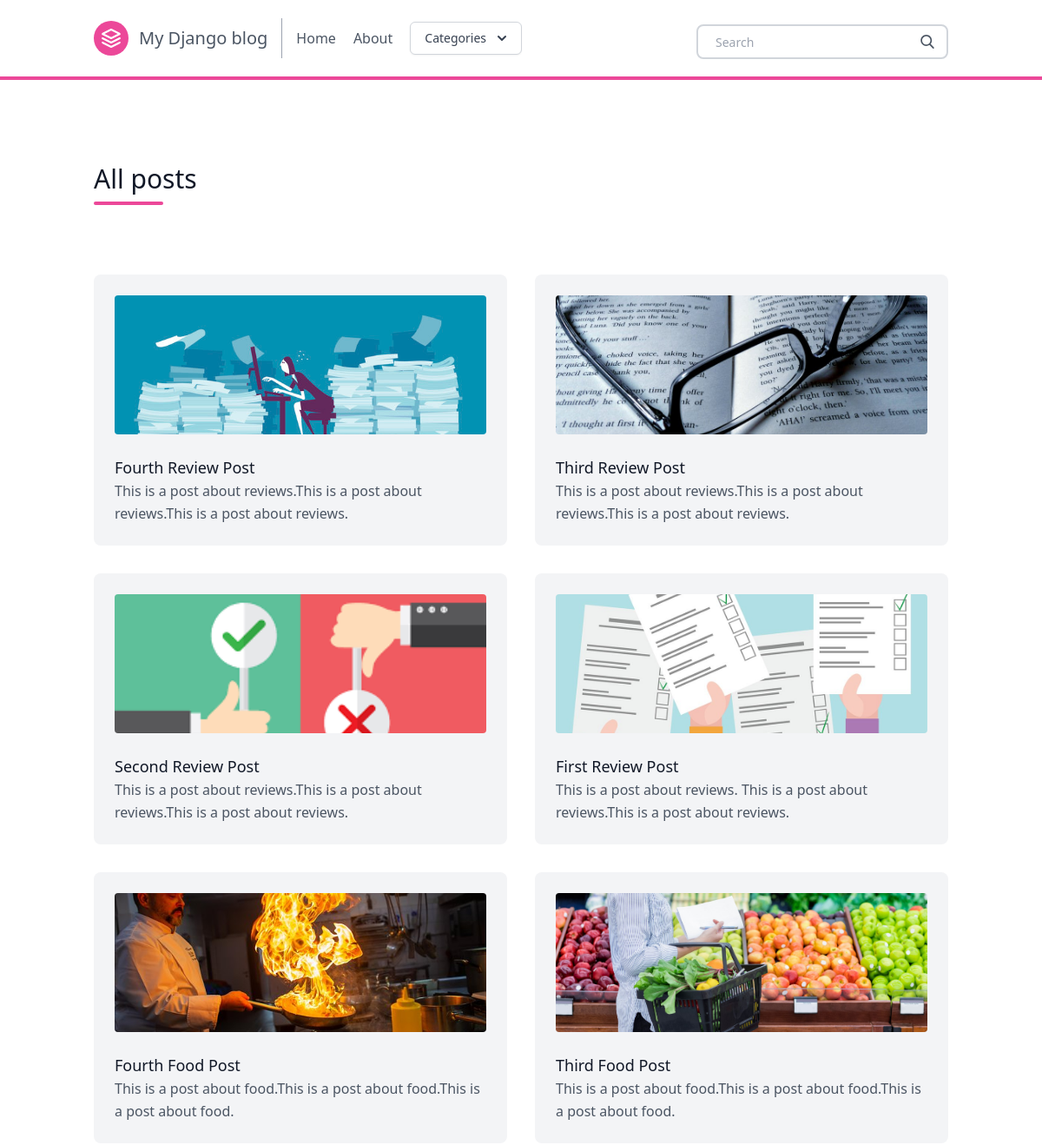
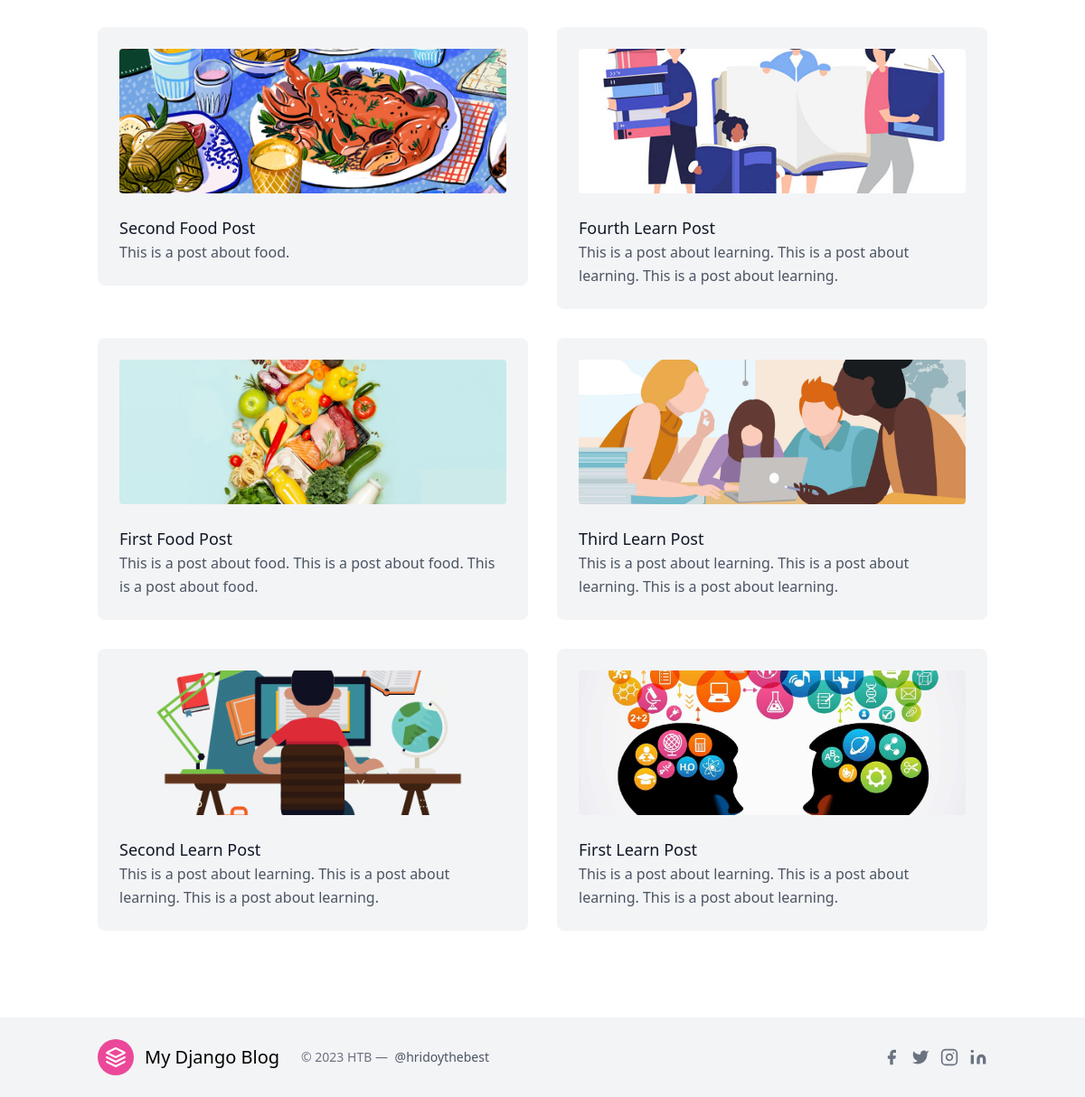
/posts/, run on the app's committed database (2 pictures, top to bottom).
### posts/models.py (models this page shows, shortened)
class Post(models.Model):
    title = models.CharField(max_length=100)
    slug = models.SlugField()
    overview = models.TextField()
    timestamp = models.DateTimeField(auto_now_add=True)
    content = models.TextField()
    author = models.ForeignKey(Author, on_delete=models.CASCADE)
    thumbnail = models.ImageField()
    categories = models.ManyToManyField(Category)
    featured = models.BooleanField()

### posts/views.py (the view)
# urls.py: path('posts/', allposts, name = 'allposts'),
def allposts(request):
    posts = Post.objects.order_by('-timestamp')
    context = {
        'posts': posts,
    }
    return render(request, 'all_posts.html', context)

### posts/templatetags/markdown_extras.py (called while the page is built)
@register.simple_tag
def get_categories():
    return Category.objects.all()[0:3]

### templates/all_posts.html (shortened to what this page needs)
{% extends 'base.html' %}
{% block content %}
<section class="text-gray-600 body-font">
    <div class="container px-5 py-24 mx-auto">
      <div class="flex flex-wrap w-full mb-20">
        <div class="lg:w-1/2 w-full mb-6 lg:mb-0">
          <h1 class="sm:text-3xl text-2xl font-medium title-font mb-2 text-gray-900">
            All posts </h1>
          <div class="h-1 w-20 bg-pink-500 rounded"></div>
        </div>
      </div>
      <div class="flex flex-wrap -m-4">
       {% for post in posts %}
        <div class="xl:w-1/4 md:w-1/2 p-4">
          <div class="bg-gray-100 p-6 rounded-lg">
            <img class="h-40 rounded w-full object-cover object-center mb-6" src="{{ post.thumbnail.url }}" alt="content">
            <a href="{% url 'post' post.slug %}" h2 class="text-lg text-gray-900 font-medium title-font mb-4">
              {{ post.title }}</a>
            <p class="leading-relaxed text-base">
              {{ post.overview }}</p>
          </div>
        </div>
       {% endfor %}
      </div>
    </div>
</section>
{% endblock content %}

### templates/base.html (shortened to what this page needs)
{% load static %}
<!doctype html>
<html>
  <head>
  <script src="https://cdn.tailwindcss.com"></script>
  </head>
  <body>
    {% include "navbar.html" %}
    {% block content %}
    {% endblock content %}
    {% include "footer.html" %}
  </body>
</html>

### templates/navbar.html (shortened to what this page needs)
{% load markdown_extras %}
    <header class="border-b-4 border-pink-500 text-gray-600 body-font">
    <div class="container mx-auto flex flex-wrap p-5 flex-col md:flex-row items-center">
      <a class="flex title-font font-medium items-center text-gray-900 mb-4 md:mb-0">
      <a href="{% url 'homepage' %}">  <svg xmlns="http://www.w3.org/2000/svg" fill="none" stroke="currentColor" stroke-linecap="round" stroke-linejoin="round" stroke-width="2" class="w-10 h-10 text-white p-2 bg-pink-500 rounded-full" viewBox="0 0 24 24">
          <path d="M12 2L2 7l10 5 10-5-10-5zM2 17l10 5 10-5M2 12l10 5 10-5"></path>
        </svg></a>
        <a href="{% url 'homepage' %}" class="ml-3 text-xl">
          My Django blog</a>
      </a>
      <nav class="md:mr-auto md:ml-4 md:py-1 md:pl-4 md:border-l md:border-gray-400	flex flex-wrap items-center text-base justify-center">
        <a href="{% url 'homepage' %}" class="mr-5 hover:text-gray-900 rounded-lg hover:bg-pink-200 inline-flex items-center">
          Home
        </a>
        <a href="{% url 'about' %}" class="mr-5 hover:text-gray-900 rounded-lg hover:bg-pink-200 inline-flex items-center">
          About
        </a>
<div x-data="{ open: false }" class="relative inline-block text-left">
  <div>
    <button @click="open = ! open" type="button" class="inline-flex justify-center w-full rounded-md border border-gray-300 shadow-sm px-4 py-2 bg-white text-sm font-medium text-gray-700 hover:bg-gray-50 focus:outline-none focus:ring-2 focus:ring-offset-2 focus:ring-offset-gray-100 focus:ring-indigo-500" id="menu-button" aria-expanded="true" aria-haspopup="true">
      Categories
      <svg class="-mr-1 ml-2 h-5 w-5" xmlns="http://www.w3.org/2000/svg" viewBox="0 0 20 20" fill="currentColor" aria-hidden="true">
        <path fill-rule="evenodd" d="M5.293 7.293a1 1 0 011.414 0L10 10.586l3.293-3.293a1 1 0 111.414 1.414l-4 4a1 1 0 01-1.414 0l-4-4a1 1 0 010-1.414z" clip-rule="evenodd" />
      </svg>
    </button>
  </div>
</div>
      </nav>
      <form action ="{% url 'search' %}" class ="search-form">
        <div class="pt-2 relative mx-auto text-gray-600">
          <input class="border-2 border-gray-300 bg-white h-10 px-5 pr-16 rounded-lg text-sm focus:outline-none"
            type="text" name="q" placeholder="Search">
          <button type="submit" class="absolute right-0 top-0 mt-5 mr-4">
          </button>
        </div>
      </form>
    </div>
    </header>

### templates/footer.html (shortened to what this page needs)
    <div class="bg-gray-100">
      <div class="container px-5 py-6 mx-auto flex items-center sm:flex-row flex-col">
        <a class="flex title-font font-medium items-center md:justify-start justify-center text-gray-900">
          <a href="{% url 'homepage' %}"><svg xmlns="http://www.w3.org/2000/svg" fill="none" stroke="currentColor" stroke-linecap="round" stroke-linejoin="round" stroke-width="2" class="w-10 h-10 text-white p-2 bg-pink-500 rounded-full" viewBox="0 0 24 24">
            <path d="M12 2L2 7l10 5 10-5-10-5zM2 17l10 5 10-5M2 12l10 5 10-5"></path>
          </svg></a>
          <a href="{% url 'homepage' %}"><span class="ml-3 text-xl">My Django Blog</span>
        </a>
        <p class="text-sm text-gray-500 sm:ml-6 sm:mt-0 mt-4">© 2023 HTB —
          <a href="https://facebook.com/cadet.mdhridoyhossain" rel="noopener noreferrer" class="text-gray-600 ml-1" target="_blank">@hridoythebest</a>
        </p>
        <span class="inline-flex sm:ml-auto sm:mt-0 mt-4 justify-center sm:justify-start">
          <button class="text-gray-500">
            <svg fill="currentColor" stroke-linecap="round" stroke-linejoin="round" stroke-width="2" class="w-5 h-5" viewBox="0 0 24 24">
              <path d="M18 2h-3a5 5 0 00-5 5v3H7v4h3v8h4v-8h3l1-4h-4V7a1 1 0 011-1h3z"></path>
            </svg>
          </button>
          <button class="ml-3 text-gray-500">
            <svg fill="currentColor" stroke-linecap="round" stroke-linejoin="round" stroke-width="2" class="w-5 h-5" viewBox="0 0 24 24">
              <path d="M23 3a10.9 10.9 0 01-3.14 1.53 4.48 4.48 0 00-7.86 3v1A10.66 10.66 0 013 4s-4 9 5 13a11.64 11.64 0 01-7 2c9 5 20 0 20-11.5a4.5 4.5 0 00-.08-.83A7.72 7.72 0 0023 3z"></path>
            </svg>
          </button>
          <button class="ml-3 text-gray-500">
            <svg fill="none" stroke="currentColor" stroke-linecap="round" stroke-linejoin="round" stroke-width="2" class="w-5 h-5" viewBox="0 0 24 24">
              <rect width="20" height="20" x="2" y="2" rx="5" ry="5"></rect>
              <path d="M16 11.37A4 4 0 1112.63 8 4 4 0 0116 11.37zm1.5-4.87h.01"></path>
            </svg>
          </button>
          <button class="ml-3 text-gray-500">
            <svg fill="currentColor" stroke="currentColor" stroke-linecap="round" stroke-linejoin="round" stroke-width="0" class="w-5 h-5" viewBox="0 0 24 24">
              <path stroke="none" d="M16 8a6 6 0 016 6v7h-4v-7a2 2 0 00-2-2 2 2 0 00-2 2v7h-4v-7a6 6 0 016-6zM2 9h4v12H2z"></path>
              <circle cx="4" cy="4" r="2" stroke="none"></circle>
            </svg>
          </button>
        </span>
      </div>
    </div>

### data on the page
Post: thumbnail (picture), title "Fourth Review Post", overview "This is a post about reviews.This is a post about reviews.This is a post about reviews."
Post: thumbnail (picture), title "Third Review Post", overview "This is a post about reviews.This is a post about reviews.This is a post about reviews."
Post: thumbnail (picture), title "Second Review Post", overview "This is a post about reviews.This is a post about reviews.This is a post about reviews."
Post: thumbnail (picture), title "First Review Post", overview "This is a post about reviews. This is a post about reviews.This is a post about reviews."
Post: thumbnail (picture), title "Fourth Food Post", overview "This is a post about food.This is a post about food.This is a post about food."
Post: thumbnail (picture), title "Third Food Post", overview "This is a post about food.This is a post about food.This is a post about food."
Post: thumbnail (picture), title "Second Food Post", overview "This is a post about food."
Post: thumbnail (picture), title "Fourth Learn Post", overview "This is a post about learning. This is a post about learning. This is a post about learning."
Post: thumbnail (picture), title "First Food Post", overview "This is a post about food. This is a post about food. This is a post about food."
Post: thumbnail (picture), title "Third Learn Post", overview "This is a post about learning. This is a post about learning. This is a post about learning."
Post: thumbnail (picture), title "Second Learn Post", overview "This is a post about learning. This is a post about learning. This is a post about learning."
Post: thumbnail (picture), title "First Learn Post", overview "This is a post about learning. This is a post about learning. This is a post about learning."
